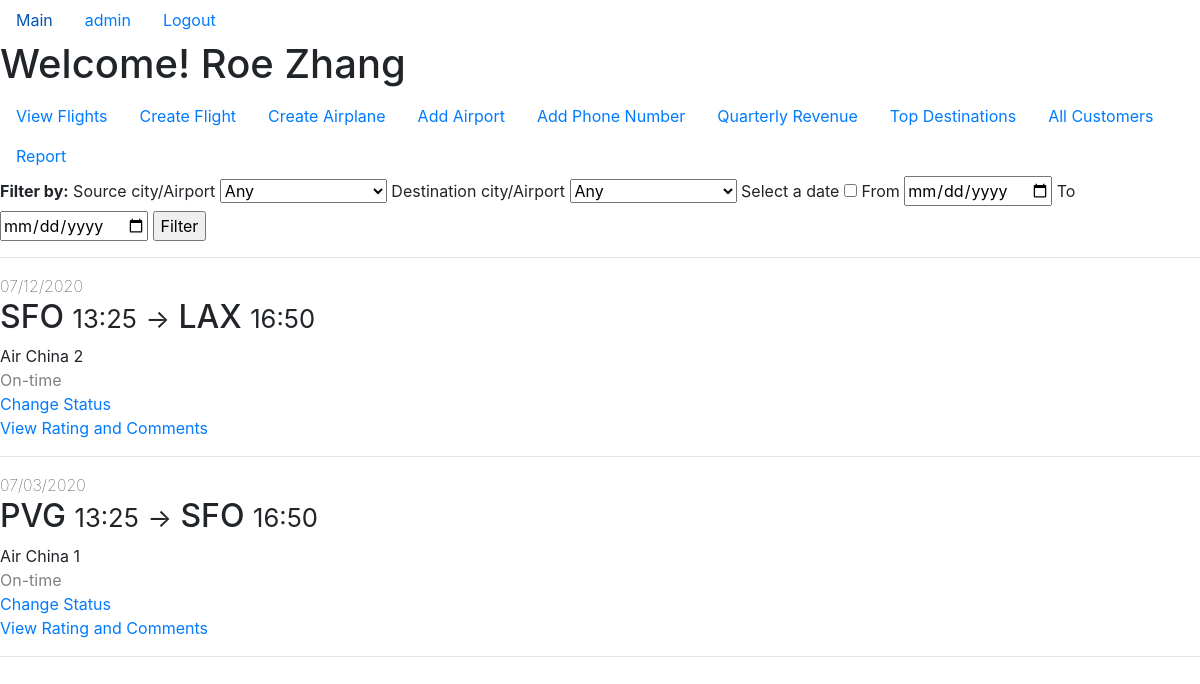
Screenshot of /staffFlights (signed in) with the database file from the repository.
### app/models.py (models this page shows, shortened)
class Staff(db.Model, UserMixin):
    username = db.Column(db.String(20), primary_key=True)
    password = db.Column(db.String(60), nullable=False)
    first_name = db.Column(db.String(20), nullable=False)
    last_name = db.Column(db.String(20), nullable=False)
    date_of_birth = db.Column(db.Date, nullable=False)
    airline_name = db.Column(db.String(20),
                             db.ForeignKey("airline.name"),
                             nullable=False)
    phones = db.relationship("Phone", backref="staff", lazy=True)
    def get_id(self):
        return self.username
    def get_user_type(self):
        return "Staff"

class Flight(db.Model):
    flight_num = db.Column(db.String(5), primary_key=True)
    depart_datetime = db.Column(db.DateTime, primary_key=True)
    airline_name = db.Column(db.String(20),
                             db.ForeignKey("airplane.airline_name"),
                             primary_key=True)
    depart_airport = db.Column(db.String(20),
                               db.ForeignKey("airport.name"),
                               nullable=False)
    arrival_datetime = db.Column(db.DateTime, nullable=False)
    arrival_airport = db.Column(db.String(20),
                                db.ForeignKey("airport.name"),
                                nullable=False)
    base_price = db.Column(db.Integer, nullable=False)
    airplane_id = db.Column(db.String(5),
                            db.ForeignKey("airplane.id"),
                            nullable=False)
    status = db.Column(db.String(10), nullable=False)
    tickets = db.relationship("Ticket",
                              backref="flight",
                              lazy=True,
                              primaryjoin='''and_(Flight.flight_num==Ticket.flight_num,
                                            Flight.depart_datetime==Ticket.depart_datetime,
                                            Flight.airline_name==Ticket.airline_name)''')

### app/routes.py (the view)
@app.route("/staffFlights", methods=["GET", "POST"])
@login_required
def staff_flights():
    if (current_user.get_user_type() == "Customer"):
        flash("You cannot see these flights!")
        return redirect(url_for("home"))
    form = StaffFlightFilterForm()
    form.create_choices()
    if (form.validate_on_submit()):
        flights = Flight.query.filter(Flight.airline_name==current_user.airline_name)
        if (form.source_city_airport.data != "any"):
            flights = flights.filter(Flight.depart_airport==form.source_city_airport.data)
        if (form.dest_city_airport.data != "any"):
            flights = flights.filter(Flight.arrival_airport==form.dest_city_airport.data)
        if (form.gonna_filter_date.data and form.start_date.data and form.end_date.data):
            flights = flights.filter(Flight.depart_datetime>=to_datetime(form.start_date.data),
                                     Flight.depart_datetime<=to_datetime(form.end_date.data))
    else:
        today = datetime.datetime.today()
        next_month = today + datetime.timedelta(days=30)
        flights = Flight.query.filter(Flight.airline_name==current_user.airline_name,
                                      Flight.depart_datetime>=today,
                                      Flight.depart_datetime<=next_month)
    return render_template("staff_flights.html", form=form, flights=flights.all())

### app/forms.py (shortened to what this page needs)
class StaffFlightFilterForm(FlaskForm):
    start_date = StringField("From")
    end_date = StringField("To")
    source_city_airport = SelectField("Source city/Airport")
    dest_city_airport = SelectField("Destination city/Airport")
    gonna_filter_date = BooleanField("Select a date")
    submit = SubmitField("Filter")
    def create_choices(self):
        choices = [('any', 'Any')] + [(airport.name, "%s/%s" % (airport.city, airport.name)) for airport in Airport.query.all()]
        self.source_city_airport.choices = choices
        self.dest_city_airport.choices = choices

### app/models.py (called while the page is built)
@login_manager.user_loader
def load_user(user_id):
    result = Staff.query.get(user_id)
    if (result is None):
        return Customer.query.get(user_id)
    else:
        return result

### app/templates/staff_flights.html (shortened to what this page needs)
{% extends 'staff_layout.html' %}
{% block home_content %}
<form method="POST" action"">
    <label style="font-weight:bold">Filter by: </label>
    {{ form.source_city_airport.label() }}
    {{ form.source_city_airport() }}
    {{ form.dest_city_airport.label() }}
    {{ form.dest_city_airport() }}
    {{ form.gonna_filter_date.label() }}
    {{ form.gonna_filter_date() }}
    {{ form.start_date.label() }}
    {{ form.start_date(type="date") }}
    {{ form.end_date.label() }}
    {{ form.end_date(type="date") }}
    {{ form.submit() }}
</form>
<hr>
{% for flight in flights %}
    <div>
        <span style="font-weight:lighter">{{ flight.depart_datetime.strftime("%m/%d/%Y") }}</span><br>
        <h2>
            {{ flight.depart_airport }}
            <small>{{ flight.depart_datetime.strftime("%H:%M") }}</small>
            <small>-></small>
            {{ flight.arrival_airport }}
            <small>{{ flight.arrival_datetime.strftime("%H:%M") }}</small>
        </h2>
        <span>{{ flight.airline_name }} {{ flight.airplane_id }}</span><br>
        <span style="color:gray">{{ flight.status }}</span><br>
        <a href="{{ url_for('change_status', flight_num=flight.flight_num, depart_datetime=flight.depart_datetime) }}">Change Status</a><br>
        <a href="{{ url_for('view_comments', flight_num=flight.flight_num, depart_datetime=flight.depart_datetime) }}">View Rating and Comments</a>
    </div>
    <hr>
{% endfor %}
{% endblock %}

### app/templates/staff_layout.html
{% extends "layout.html" %}
{% block content %}
    <h1>Welcome! {{ current_user.first_name }} {{ current_user.last_name }}</h1>
    <ul class="nav">
        <li class="nav-item">
            <a class="nav-link" href="{{ url_for('staff_flights') }}"">View Flights</a>
        </li>
        <li class="nav-item">
            <a class="nav-link" href="{{ url_for('create_flight') }}">Create Flight</a>
        </li>
        <li class="nav-item">
            <a class="nav-link" href="{{ url_for('create_airplane') }}">Create Airplane</a>
        </li>
        <li class="nav-item">
            <a class="nav-link" href="{{ url_for('add_airport') }}">Add Airport</a>
        </li>
        <li class="nav-item">
            <a class="nav-link" href="{{ url_for('add_phone_number') }}">Add Phone Number</a>
        </li>
        <li class="nav-item">
            <a class="nav-link" href="{{ url_for('quarterly_revenue_earned') }}">Quarterly Revenue</a>
        </li>
        <li class="nav-item">
            <a class="nav-link" href="{{ url_for('top_destinations') }}">Top Destinations</a>
        </li>
        <li class="nav-item">
            <a class="nav-link" href="{{ url_for('all_customers') }}">All Customers</a>
        </li>
        <li class="nav-item">
            <a class="nav-link" href="{{ url_for('report') }}">Report</a>
        </li>
    </ul>
    {% block home_content %}{% endblock %}
{% endblock content %}

### app/templates/layout.html (shortened to what this page needs)
<!DOCTYPE html>
<html lang="en">
<head>
    <link rel="stylesheet" href="https://stackpath.bootstrapcdn.com/bootstrap/4.4.1/css/bootstrap.min.css">
    <link rel="stylesheet" href="https://cdnjs.cloudflare.com/ajax/libs/Chart.js/2.9.3/Chart.min.css" />
</head>
<body>
    <ul class="nav">
        <li class="nav-item">
            <a class="nav-link" href="{{ url_for('home') }}">Main</a>
        </li>
        {% if current_user.is_authenticated %}
            <li class="nav-item">
                {% if current_user.get_user_type() == "Customer" %}
                    <a class="nav-link" href="{{ url_for('customer_future_flights') }}">{{ current_user.get_id() }}</a>
                {% else %}
                    <a class="nav-link" href="{{ url_for('staff_flights') }}">{{ current_user.get_id() }}</a>
                {% endif %}
            </li>
            <li class="nav-item">
                <a class="nav-link" href="{{ url_for('logout') }}">Logout</a>
            </li>
        {% endif %}
    </ul>
    {% block content %}{% endblock %}
</body>
</html>

### rows the page displays
Staff: get_id "admin", first_name "Roe", last_name "Zhang"
Flight: depart_datetime "07/12/2020", depart_airport "SFO", depart_datetime "13:25", arrival_airport "LAX", arrival_datetime "16:50", airline_name "Air China", airplane_id "2", status "On-time"
Flight: depart_datetime "07/03/2020", depart_airport "PVG", depart_datetime "13:25", arrival_airport "SFO", arrival_datetime "16:50", airline_name "Air China", airplane_id "1", status "On-time"
